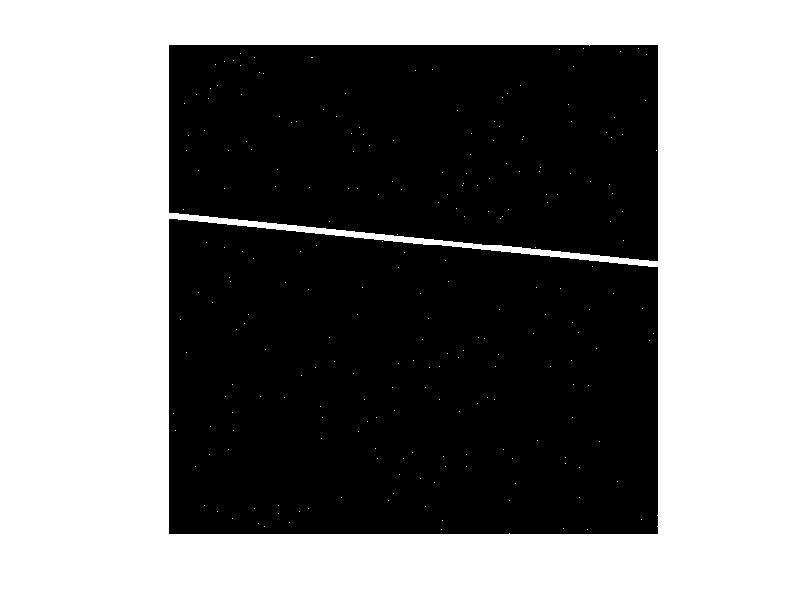

Write the MATLAB code that produced this figure.
n=500;
m=n;
close all
Line=zeros(n,m);
b=30;
for x=1:n
    y=-1750+round(10*x)+(-b:b);
    c=y(min(y>0,y<=m)==1);
    Line(x,c)=1;
end

ran=rand(n,m);
Punkte=ran>0.999;
PL=max(Line,Punkte);

imshow(PL)   

%Goal: Find the line 
